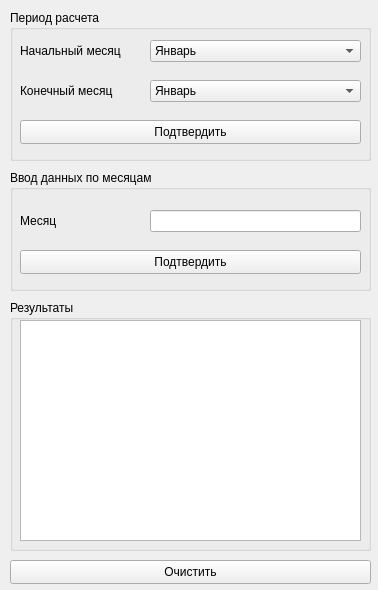
<?xml version="1.0" encoding="UTF-8"?>
<ui version="4.0">
 <class>salaryform</class>
 <widget class="QWidget" name="salaryform">
  <property name="geometry">
   <rect>
    <x>0</x>
    <y>0</y>
    <width>378</width>
    <height>590</height>
   </rect>
  </property>
  <property name="windowTitle">
   <string>Form</string>
  </property>
  <widget class="QGroupBox" name="groupBox">
   <property name="geometry">
    <rect>
     <x>10</x>
     <y>10</y>
     <width>361</width>
     <height>151</height>
    </rect>
   </property>
   <property name="title">
    <string>Период расчета</string>
   </property>
   <widget class="QComboBox" name="firstComboBox">
    <property name="geometry">
     <rect>
      <x>140</x>
      <y>30</y>
      <width>211</width>
      <height>22</height>
     </rect>
    </property>
    <item>
     <property name="text">
      <string>Январь</string>
     </property>
    </item>
    <item>
     <property name="text">
      <string>Февраль</string>
     </property>
    </item>
    <item>
     <property name="text">
      <string>Март</string>
     </property>
    </item>
    <item>
     <property name="text">
      <string>Апрель</string>
     </property>
    </item>
    <item>
     <property name="text">
      <string>Май</string>
     </property>
    </item>
    <item>
     <property name="text">
      <string>Июнь</string>
     </property>
    </item>
    <item>
     <property name="text">
      <string>Июль</string>
     </property>
    </item>
    <item>
     <property name="text">
      <string>Август</string>
     </property>
    </item>
    <item>
     <property name="text">
      <string>Сентябрь</string>
     </property>
    </item>
    <item>
     <property name="text">
      <string>Октябрь</string>
     </property>
    </item>
    <item>
     <property name="text">
      <string>Ноябрь</string>
     </property>
    </item>
    <item>
     <property name="text">
      <string>Декабрь</string>
     </property>
    </item>
   </widget>
   <widget class="QLabel" name="label">
    <property name="geometry">
     <rect>
      <x>10</x>
      <y>30</y>
      <width>121</width>
      <height>21</height>
     </rect>
    </property>
    <property name="text">
     <string>Начальный месяц</string>
    </property>
   </widget>
   <widget class="QLabel" name="label_2">
    <property name="geometry">
     <rect>
      <x>10</x>
      <y>70</y>
      <width>121</width>
      <height>21</height>
     </rect>
    </property>
    <property name="text">
     <string>Конечный месяц</string>
    </property>
   </widget>
   <widget class="QComboBox" name="lastComboBox">
    <property name="geometry">
     <rect>
      <x>140</x>
      <y>70</y>
      <width>211</width>
      <height>22</height>
     </rect>
    </property>
    <item>
     <property name="text">
      <string>Январь</string>
     </property>
    </item>
    <item>
     <property name="text">
      <string>Февраль</string>
     </property>
    </item>
    <item>
     <property name="text">
      <string>Март</string>
     </property>
    </item>
    <item>
     <property name="text">
      <string>Апрель</string>
     </property>
    </item>
    <item>
     <property name="text">
      <string>Май</string>
     </property>
    </item>
    <item>
     <property name="text">
      <string>Июнь</string>
     </property>
    </item>
    <item>
     <property name="text">
      <string>Июль</string>
     </property>
    </item>
    <item>
     <property name="text">
      <string>Август</string>
     </property>
    </item>
    <item>
     <property name="text">
      <string>Сентябрь</string>
     </property>
    </item>
    <item>
     <property name="text">
      <string>Октябрь</string>
     </property>
    </item>
    <item>
     <property name="text">
      <string>Ноябрь</string>
     </property>
    </item>
    <item>
     <property name="text">
      <string>Декабрь</string>
     </property>
    </item>
   </widget>
   <widget class="QPushButton" name="comboxApplyPushButton">
    <property name="geometry">
     <rect>
      <x>10</x>
      <y>110</y>
      <width>341</width>
      <height>24</height>
     </rect>
    </property>
    <property name="text">
     <string>Подтвердить</string>
    </property>
   </widget>
  </widget>
  <widget class="QGroupBox" name="groupBox_2">
   <property name="geometry">
    <rect>
     <x>10</x>
     <y>170</y>
     <width>361</width>
     <height>121</height>
    </rect>
   </property>
   <property name="title">
    <string>Ввод данных по месяцам</string>
   </property>
   <widget class="QLabel" name="label_3">
    <property name="geometry">
     <rect>
      <x>10</x>
      <y>40</y>
      <width>131</width>
      <height>21</height>
     </rect>
    </property>
    <property name="text">
     <string>Месяц</string>
    </property>
   </widget>
   <widget class="QLineEdit" name="lineEdit">
    <property name="geometry">
     <rect>
      <x>140</x>
      <y>40</y>
      <width>211</width>
      <height>22</height>
     </rect>
    </property>
   </widget>
   <widget class="QPushButton" name="applyPushButton">
    <property name="geometry">
     <rect>
      <x>10</x>
      <y>80</y>
      <width>341</width>
      <height>24</height>
     </rect>
    </property>
    <property name="text">
     <string>Подтвердить</string>
    </property>
   </widget>
  </widget>
  <widget class="QGroupBox" name="groupBox_3">
   <property name="geometry">
    <rect>
     <x>10</x>
     <y>300</y>
     <width>361</width>
     <height>251</height>
    </rect>
   </property>
   <property name="title">
    <string>Результаты</string>
   </property>
   <widget class="QListWidget" name="listWidget">
    <property name="geometry">
     <rect>
      <x>10</x>
      <y>20</y>
      <width>341</width>
      <height>221</height>
     </rect>
    </property>
   </widget>
  </widget>
  <widget class="QPushButton" name="resetPushButton">
   <property name="geometry">
    <rect>
     <x>10</x>
     <y>560</y>
     <width>361</width>
     <height>24</height>
    </rect>
   </property>
   <property name="text">
    <string>Очистить</string>
   </property>
  </widget>
 </widget>
 <resources/>
 <connections/>
</ui>
